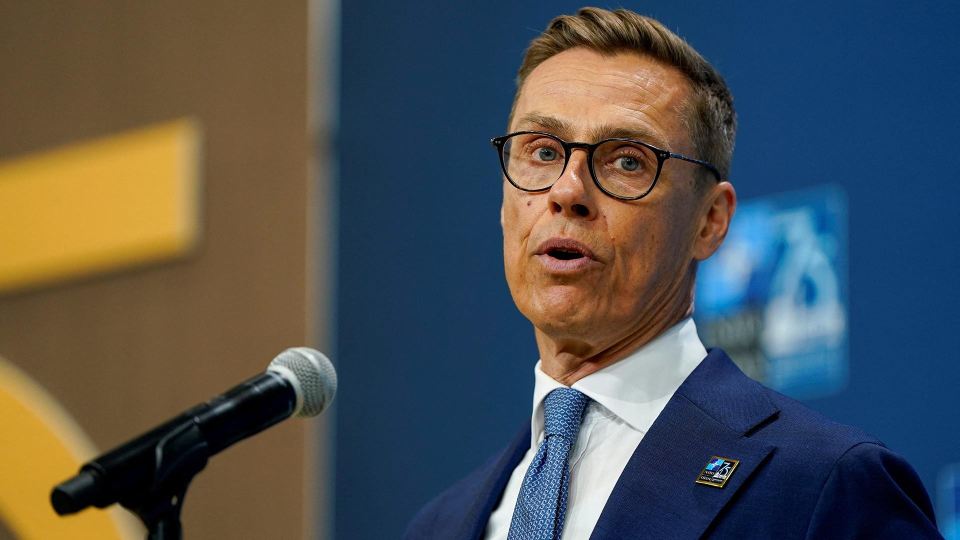
#> input picture cards_render/05_1920x1080.jpg, 1920 x 1080 px (shown at 1/2 size)
$ python -i karta_brifing_atoms.py   (imports and definitions only)
#> lines starting #> are read from the running program, lines starting #| are printed output that depends on the picture
#!/usr/bin/env python3
# -*- coding: utf-8 -*-
"""Атомы карты-брифинга: свечения, радары, зоны, выноски, HUD, макеты.

Каждый атом рисует СВОЙ прозрачный слой и ничего не знает про соседей —
так же, как сделаны круги-радар в `fx_rings.py`. Слои складываются поверх
подложки в нужном порядке, любой можно выключить.
"""
import math
import os

import numpy as np
from PIL import Image, ImageDraw, ImageFilter, ImageFont

WF = "/mnt/c/Windows/Fonts/"
LIB = "/usr/share/fonts/truetype/liberation/"
DJV = "/usr/share/fonts/truetype/dejavu/"


def _pick(*names):
    """Шрифт ищем по цепочке: машина автора → раннер облака.
    На раннере GitHub шрифтов Windows нет, и пять клипов из двадцати
    падали на ровном месте (OSError: cannot open resource)."""
    for n in names:
        if os.path.exists(n):
            return n
#> further down, picture is the input picture: PIL image 1920x1080 RGB; mean R, G, B 77.4, 81.2, 82.6
    return names[-1]


F_HEAD = _pick(WF + "ariblk.ttf", LIB + "LiberationSans-Bold.ttf", DJV + "DejaVuSans-Bold.ttf")
F_BOLD = _pick(WF + "arialbd.ttf", LIB + "LiberationSans-Bold.ttf", DJV + "DejaVuSans-Bold.ttf")
F_REG = _pick(WF + "arial.ttf", LIB + "LiberationSans-Regular.ttf", DJV + "DejaVuSans.ttf")
F_COND = _pick(WF + "bahnschrift.ttf", LIB + "LiberationSansNarrow-Regular.ttf",
               DJV + "DejaVuSansCondensed.ttf")

SS = 3   # суперсэмплинг: PIL не умеет сглаживание, рисуем крупно и ужимаем


def font(path, size):
    return ImageFont.truetype(path, size)


def _blur(layer, r):
    return layer.filter(ImageFilter.GaussianBlur(r))


# [502 lines left out: functions glow, ellipse_pts, ring_pulse, threat_zone, radar, crosshair and 17 more, not called in this run]


# ───────────── 20. BLOOM: свет проливается по кадру ─────────────
def bloom(im, thr=186, power=0.55, radius=22):
    """Последний проход по готовому кадру: яркие места разливаются мягким
    свечением — тем самым «киношным» слоем, который в образце есть, а в
    чистой отрисовке его нет."""
#> called with thr = 186, power = 0.55, radius = 22
    arr = np.asarray(im.convert("RGB"), np.float32)
    lum = arr.max(axis=2)
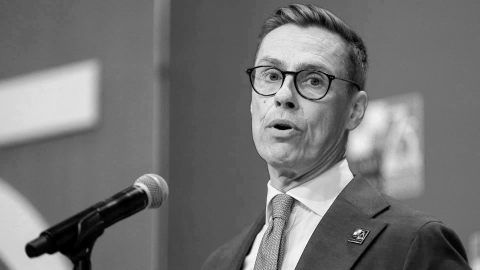
#> lum: shape (1080, 1920) float32 (shown at 1/4 size); min 0, max 255, mean 114.2
    k = np.clip((lum - thr) / max(1.0, 255 - thr), 0, 1)[..., None]
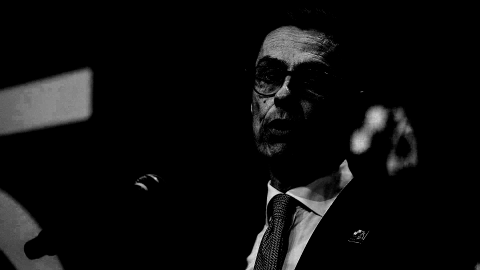
#> k: shape (1080, 1920, 1) float32 (shown at 1/4 size); min 0, max 1, mean 0.0512
    bright = Image.fromarray((arr * k).astype(np.uint8))
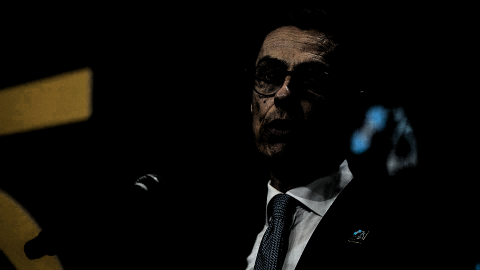
#> bright: PIL image 1920x1080 RGB (shown at 1/4 size); mean R, G, B 10.3, 9.2, 6.8
    b1 = bright.filter(ImageFilter.GaussianBlur(radius))
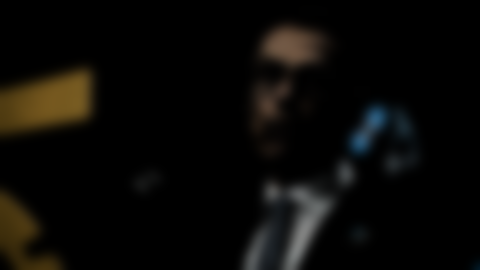
#> b1: PIL image 1920x1080 RGB (shown at 1/4 size); mean R, G, B 10.3, 9.1, 6.7
    b2 = bright.filter(ImageFilter.GaussianBlur(radius * 2.6))
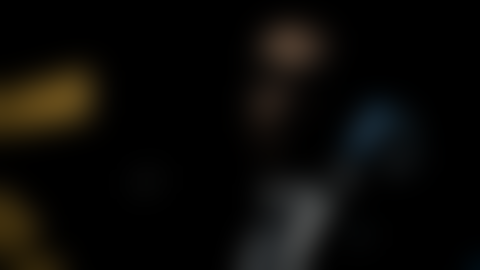
#> b2: PIL image 1920x1080 RGB (shown at 1/4 size); mean R, G, B 10.3, 9.1, 6.7
    out = arr + np.asarray(b1, np.float32) * power + np.asarray(b2, np.float32) * power * 0.6
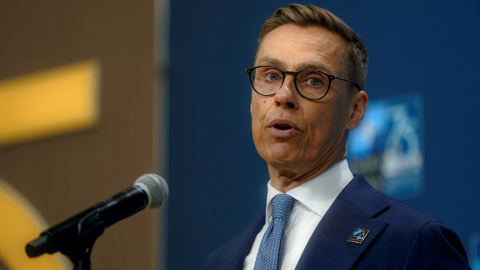
#> out: shape (1080, 1920, 3) float32 (shown at 1/4 size); mean R, G, B 86.4, 89.1, 88.4; drawn with min black and max white
    return Image.fromarray(np.clip(out, 0, 255).astype(np.uint8), "RGB")
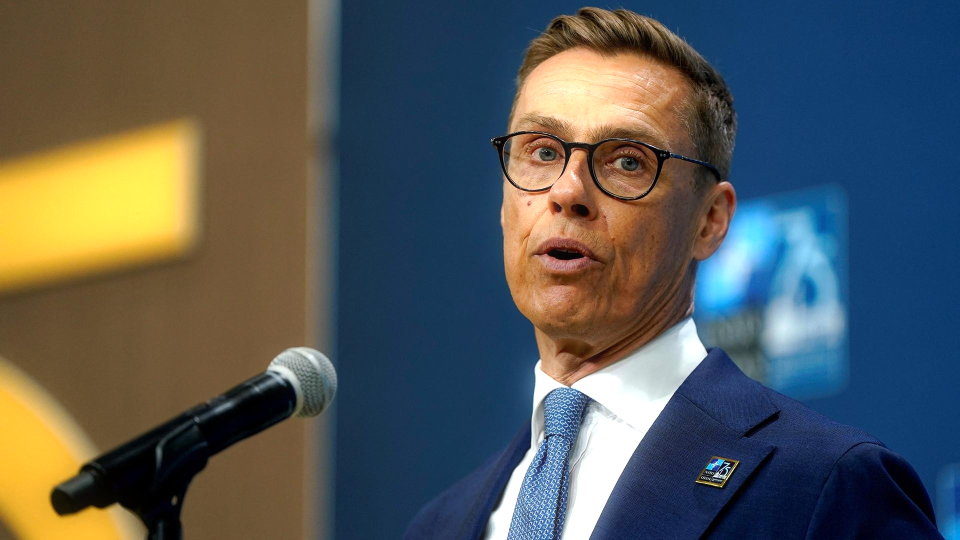
#> returned value: PIL image 1920x1080 RGB (shown at 1/2 size); mean R, G, B 84, 88.3, 87.4


# ───────────── 21. ТОЛЬКО ШЛЕЙФ (под объёмный самолёт) ─────────────
# [17 lines left out: function trail, not called in this run]

>>> from PIL import Image
>>> picture = Image.open('05_1920x1080.jpg')
>>> result = bloom(picture)

$ run again, on cards_render/_merz.jpg
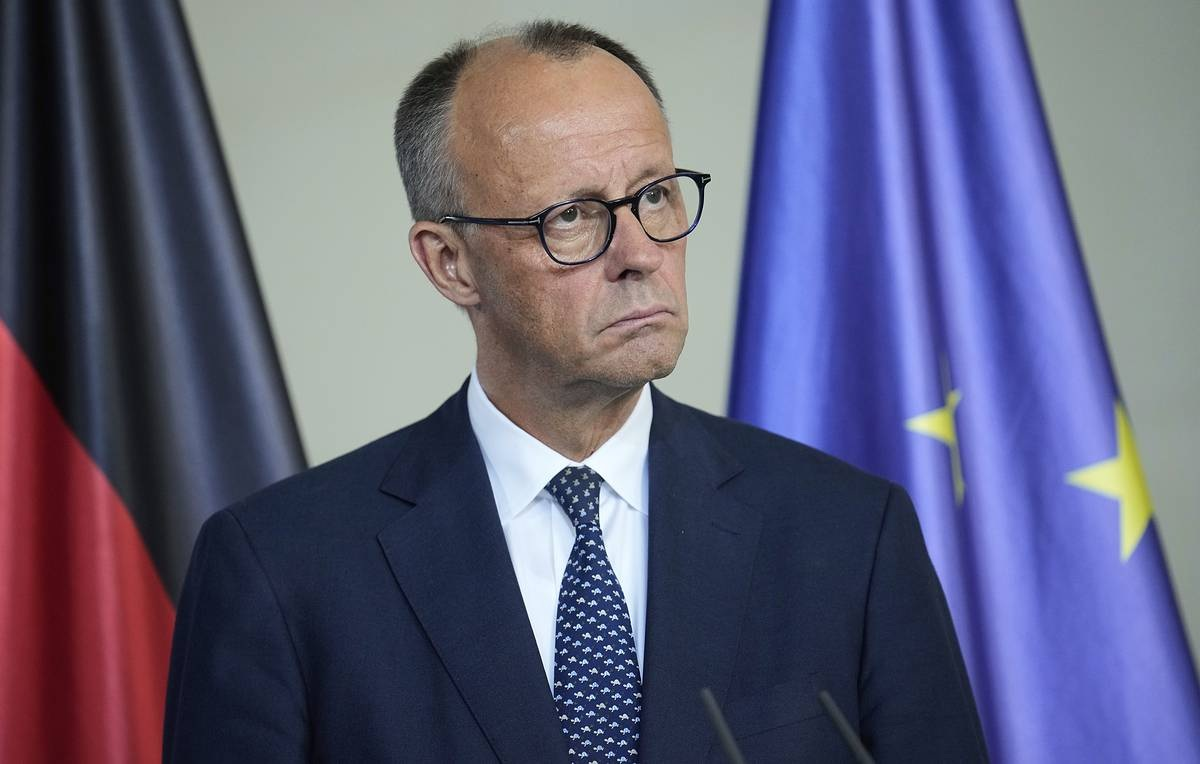
#> input picture cards_render/_merz.jpg, 1200 x 764 px
#> picture is the input picture: PIL image 1200x764 RGB; mean R, G, B 97.1, 96.3, 122.6
#> in bloom, `out = arr + np.asarray(b1, np.float32) * power + np.asarray(b2, np.flo..`:
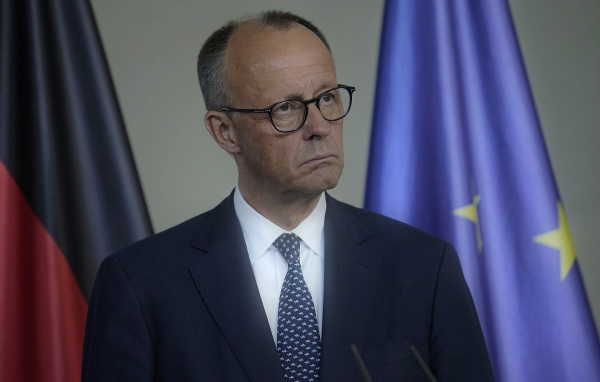
#> out: shape (764, 1200, 3) float32 (shown at 1/2 size); mean R, G, B 109.9, 110, 142.1; drawn with min black and max white
#> in bloom, `return Image.fromarray(np.clip(out, 0, 255).astype(np.uint8), "RGB")`:
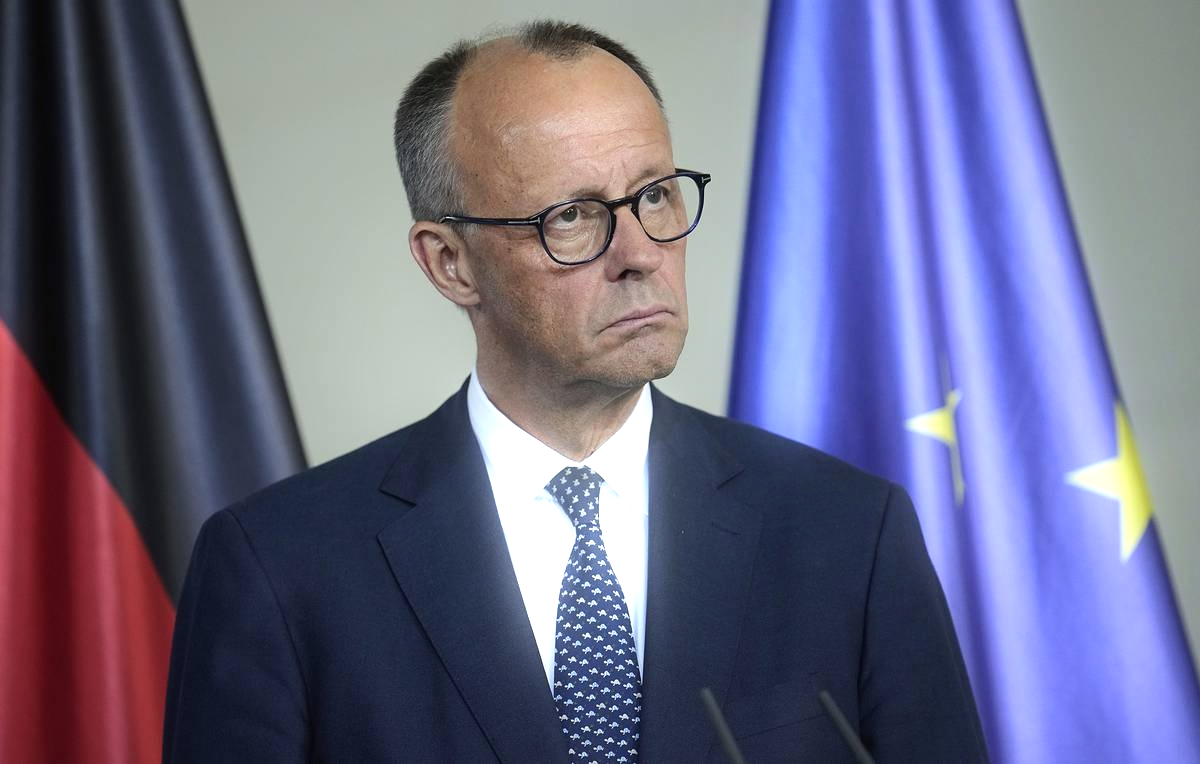
#> returned value: PIL image 1200x764 RGB; mean R, G, B 108.6, 108.2, 135.8

$ run again, on cards_render/_peskov.jpg
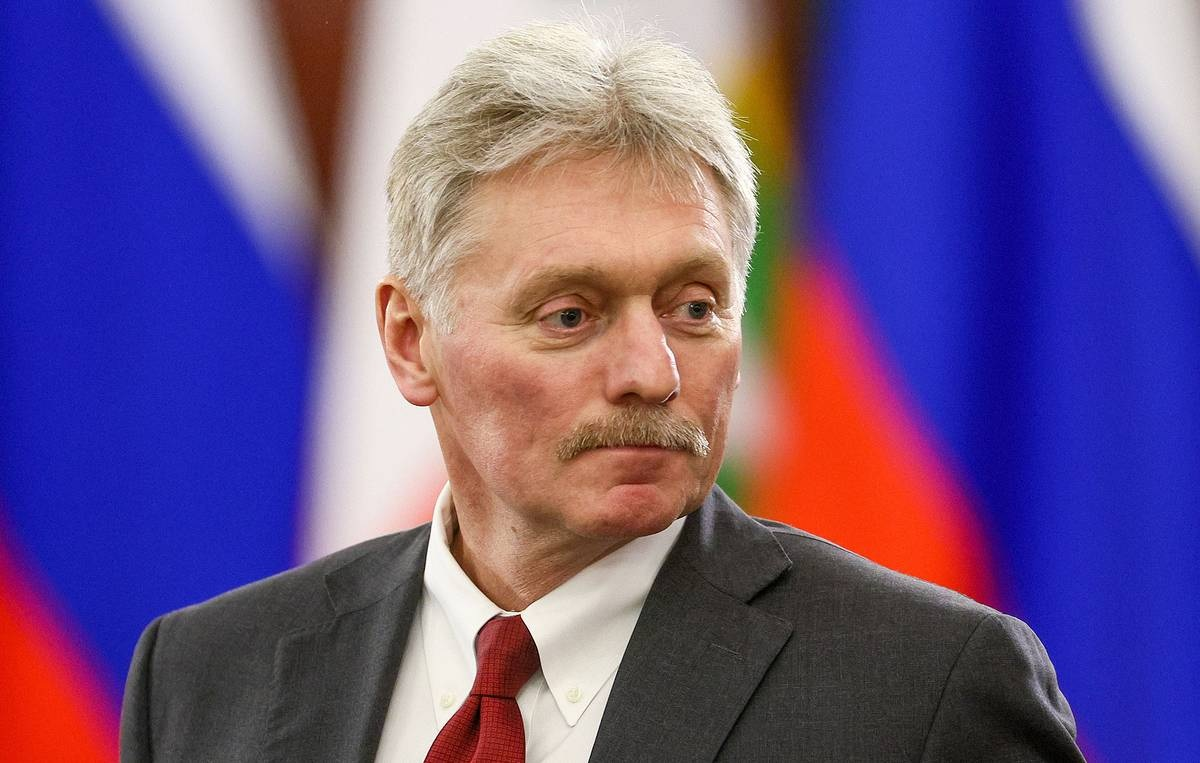
#> input picture cards_render/_peskov.jpg, 1200 x 763 px
#> picture is the input picture: PIL image 1200x763 RGB; mean R, G, B 107.2, 84.1, 135.7
#> in bloom, `out = arr + np.asarray(b1, np.float32) * power + np.asarray(b2, np.flo..`:
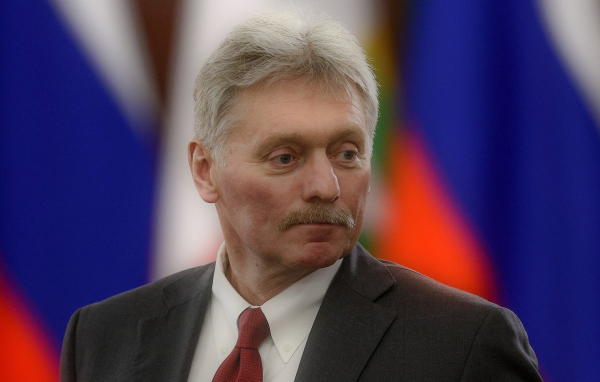
#> out: shape (763, 1200, 3) float32 (shown at 1/2 size); mean R, G, B 135.3, 104.7, 155.5; drawn with min black and max white
#> in bloom, `return Image.fromarray(np.clip(out, 0, 255).astype(np.uint8), "RGB")`:
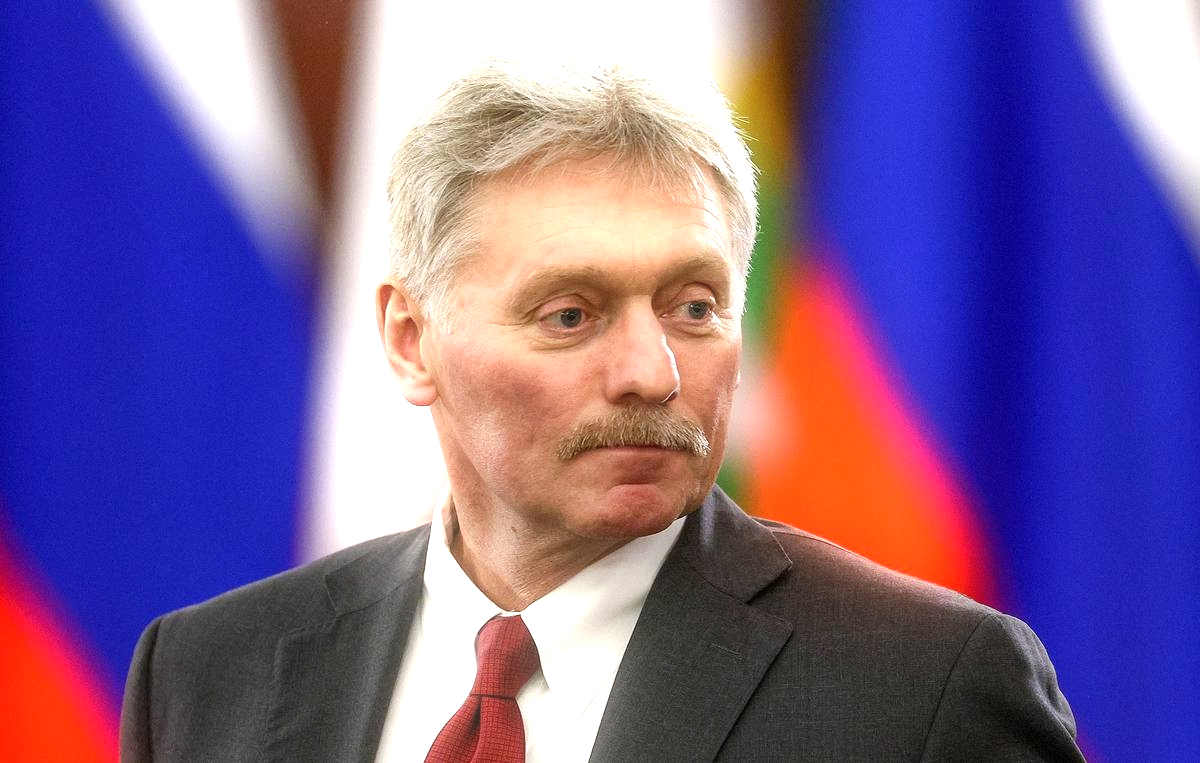
#> returned value: PIL image 1200x763 RGB; mean R, G, B 122.6, 99, 150.4
